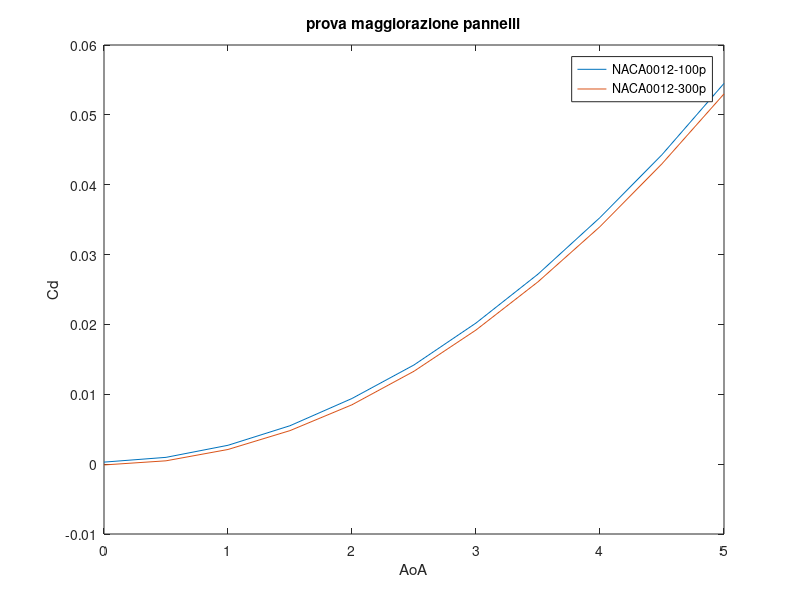

MATLAB code to generate this figure:
NACA0012=[0,-0.0127,2.9017e-04;
            0.5,0.0477,9.7229e-04;
              1,0.1078,0.0027;
            1.5,0.1676,0.0055;
              2,0.2274,0.0094;
            2.5,0.2870,0.0142;
              3,0.3462,0.0202;
            3.5,0.4051,0.0272;
              4,0.4639,0.0353;
            4.5,0.5222,0.0443;
              5,0.5802,0.0545];
         
NACA0012ppp=[0,-0.0044,-1.1516e-04;
        0.5,0.0560,4.7720e-04;
          1,0.1164,0.0021;
        1.5,0.1765,0.0048;
          2,0.2367,0.0085;
        2.5,0.2967,0.0133;
          3,0.3566,0.0192;
        3.5,0.4163,0.0261;
          4,0.4758,0.0340;
        4.5,0.5351,0.0430;
          5,0.5943,0.0530];
      
 figure(3);
 plot(NACA0012(:,1),NACA0012(:,3));
 
 hold on
 plot(NACA0012ppp(:,1),NACA0012ppp(:,3),'-');
 hold off
 
 legend('NACA0012-100p','NACA0012-300p');
 title('prova maggiorazione pannelli');
 xlabel('AoA');
 ylabel('Cd');